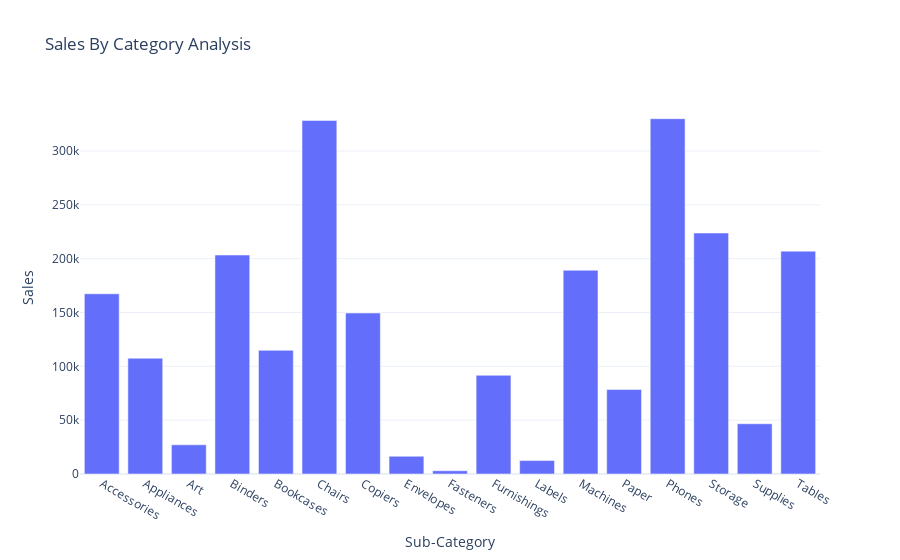

The code cell stored with this chart in its notebook:
### Code cell
sub_cat_fig=px.bar(
    sales_by_sub_category,
    x='Sub-Category',
    y='Sales',
    title="Sales By Category Analysis"
)
sub_cat_fig.show()

### Figure 1 — Plotly figure (JSON) as saved in the notebook; plotly's stock layout.template omitted (floating-point values rounded to 4 significant figures)
{"data": [{"hovertemplate": "Sub-Category=%{x}<br>Sales=%{y}<extra></extra>", "legendgroup": "", "marker": {"color": "#636efa", "pattern": {"shape": ""}}, "name": "", "orientation": "v", "showlegend": false, "textposition": "auto", "type": "bar", "x": ["Accessories", "Appliances", "Art", "Binders", "Bookcases", "Chairs", "Copiers", "Envelopes", "Fasteners", "Furnishings", "Labels", "Machines", "Paper", "Phones", "Storage", "Supplies", "Tables"], "xaxis": "x", "y": [167400.0, 107500.0, 27120.0, 203400.0, 114900.0, 328400.0, 149500.0, 16480.0, 3024.0, 91710.0, 12490.0, 189200.0, 78480.0, 330000.0, 223800.0, 46670.0, 207000.0], "yaxis": "y"}], "layout": {"barmode": "relative", "legend": {"tracegroupgap": 0}, "title": {"text": "Sales By Category Analysis"}, "xaxis": {"anchor": "y", "domain": [0, 1], "title": {"text": "Sub-Category"}}, "yaxis": {"anchor": "x", "domain": [0, 1], "title": {"text": "Sales"}}}}
